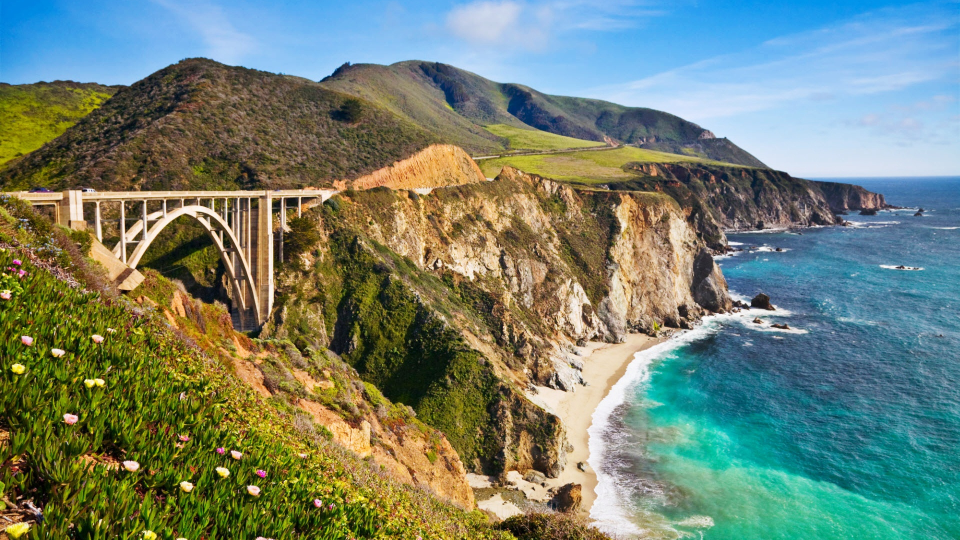
#> input picture original.jpg, 1920 x 1080 px (shown at 1/2 size)
$ python main.py
#> lines starting #> are read from the running program, lines starting #| are printed output that depends on the picture
### simple_watermark_color.py
import cv2
import numpy as np
import hashlib

def embed_watermark_color(image_path, output_path, watermark):
    # 讀取彩色影像
#> called with image_path = 'original.jpg', output_path = 'watermarked.png', watermark = '2414b49556d769970df751d36cb4cb04'
    image = cv2.imread(image_path, cv2.IMREAD_COLOR)
#> image is the input picture: shape (1080, 1920, 3); mean B, G, R 113.5, 130.2, 114.6

    # 分離通道 (B, G, R)
    b_channel, g_channel, r_channel = cv2.split(image)
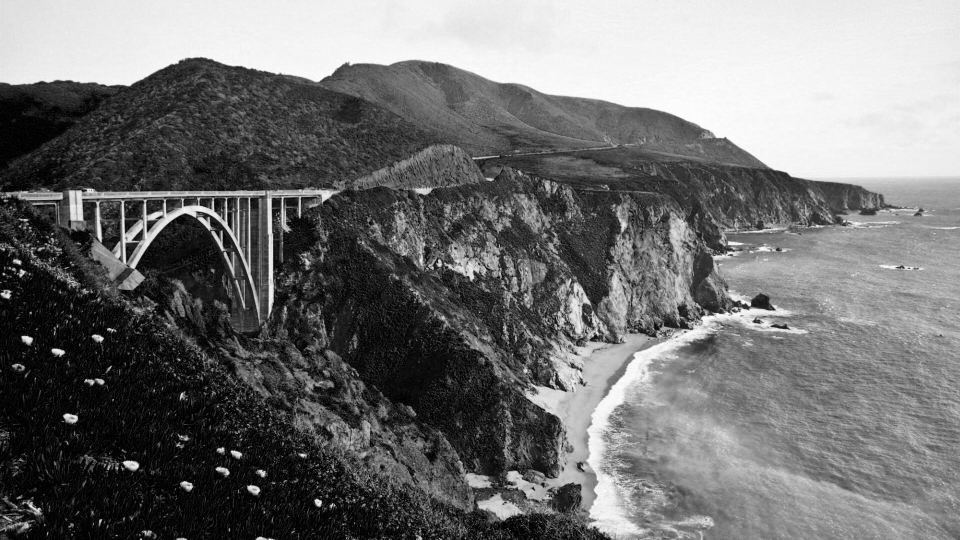
#> b_channel: shape (1080, 1920) (shown at 1/2 size); min 0, max 255, mean 113.5
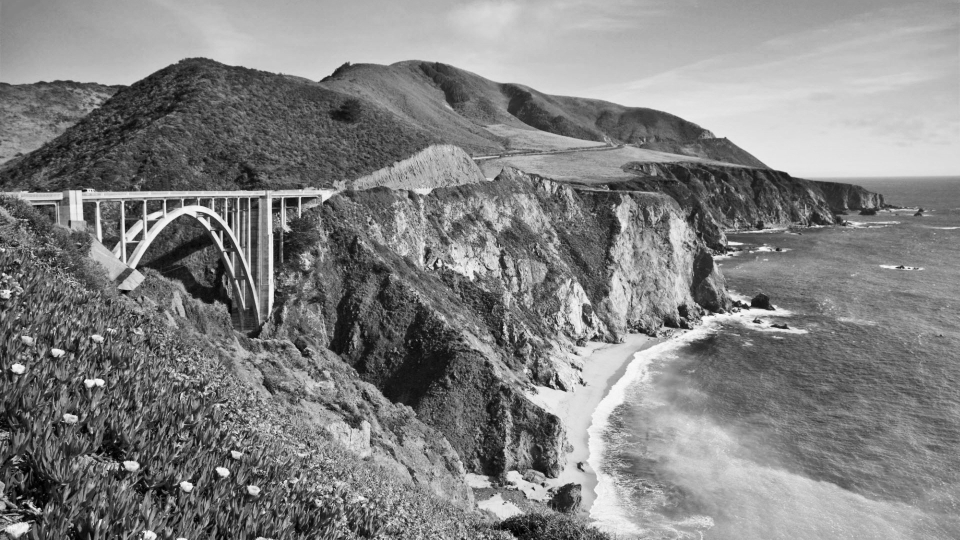
#> g_channel: shape (1080, 1920) (shown at 1/2 size); min 0, max 255, mean 130.2
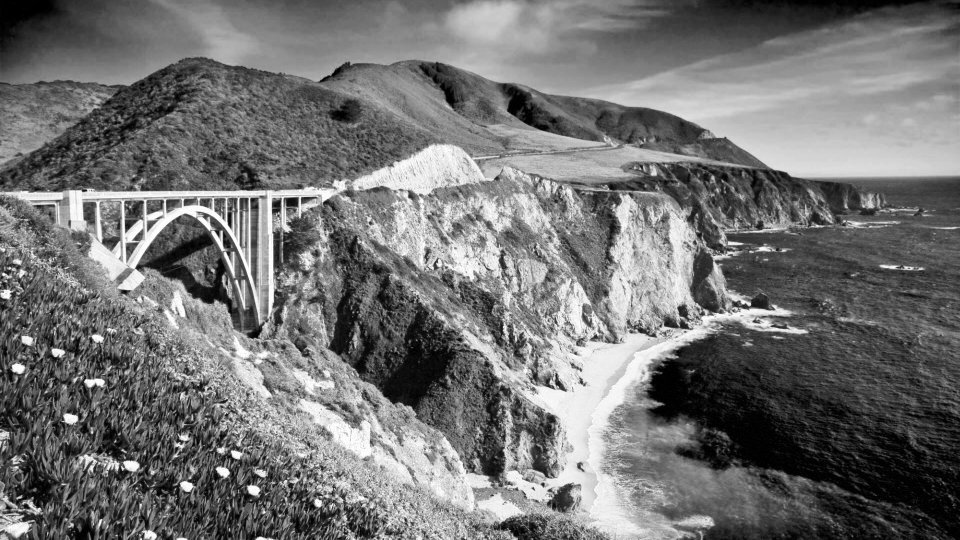
#> r_channel: shape (1080, 1920) (shown at 1/2 size); min 0, max 255, mean 114.6

    # 將浮水印轉為二進制
    binary_watermark = ''.join(format(ord(char), '08b') for char in watermark)

    # 確保浮水印大小不超過單個通道的總像素數
    flat_r_channel = r_channel.flatten()
    if len(binary_watermark) > len(flat_r_channel):
        raise ValueError("浮水印太大，無法嵌入影像")

    # 嵌入浮水印到紅色通道 (R 通道) 的 LSB 位
    for i in range(len(binary_watermark)):
        flat_r_channel[i] = (flat_r_channel[i] & 0xFE) | int(binary_watermark[i])

    # 重組通道
    r_channel = flat_r_channel.reshape(r_channel.shape)
    watermarked_image = cv2.merge((b_channel, g_channel, r_channel))

    # 保存嵌入結果
    #cv2.imwrite(output_path, watermarked_image)
    cv2.imwrite(output_path, watermarked_image, [cv2.IMWRITE_PNG_COMPRESSION, 0])
    print(f"彩色浮水印已嵌入並保存到: {output_path}")

### verify_test.py
import cv2

def verify_watermark(image_path, original_watermark):
    # 讀取影像
#> called with image_path = 'watermarked.png', original_watermark = '2414b49556d769970df751d36cb4cb04'
    image = cv2.imread(image_path, cv2.IMREAD_GRAYSCALE)
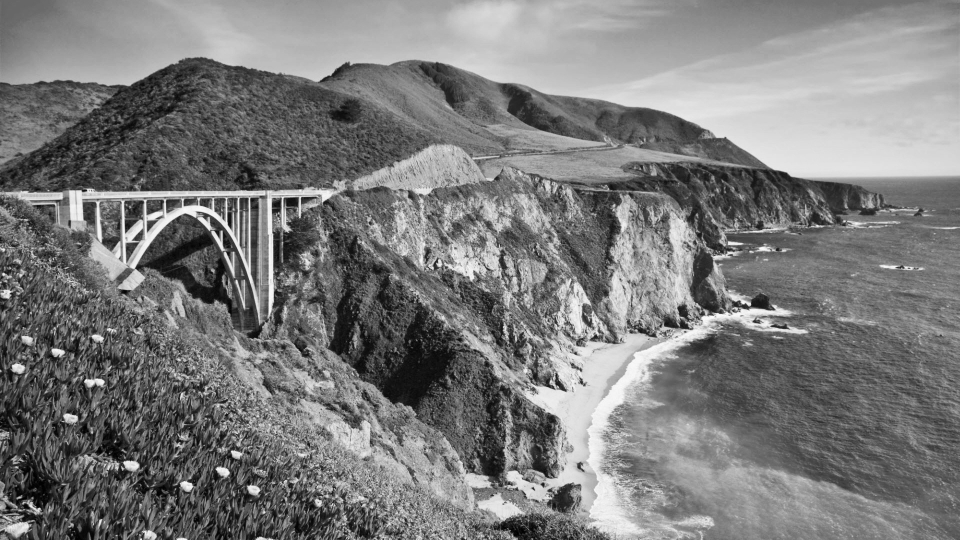
#> image: shape (1080, 1920) (shown at 1/2 size); min 0, max 255, mean 123.1

    # 將影像展開為一維陣列
    flat_image = image.flatten()

    # 提取嵌入的浮水印
    extracted_bits = [str(flat_image[i] & 1) for i in range(len(original_watermark) * 8)]
#> extracted_bits = 256 items, first 6: '1', '1', '1', '1', '1', '0'
    extracted_watermark = ''.join(chr(int(''.join(extracted_bits[i:i+8]), 2)) for i in range(0, len(extracted_bits), 8))

    # 驗證浮水印
    if extracted_watermark == original_watermark:
        print("驗證通過，影像未被篡改。")
    else:
        print("驗證失敗，影像可能已被篡改！")

### main.py
import verify_test
import simple_watermark_gray
import simple_watermark_color
import hashlib
print("執行嵌入浮水印的動作")
# 使用範例
original_image_path = "original.jpg"
watermarked_image_path = "watermarked.png"
watermark = hashlib.md5(b"My Image").hexdigest()[:32]  # 取前32位哈希值
ans=print("選擇模式(1 or 2)",input())
if ans==1:
    simple_watermark_gray.embed_watermark(original_image_path, watermarked_image_path, watermark)
else:
    simple_watermark_color.embed_watermark_color(original_image_path, watermarked_image_path, watermark)
print("finish!!!")
print("進行浮水印的驗證")
verify_test.verify_watermark(watermarked_image_path, watermark)
